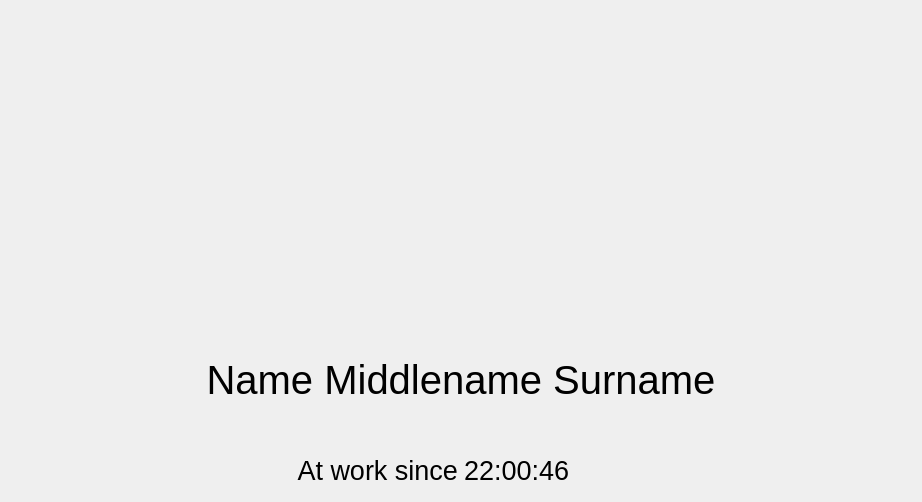
<?xml version="1.0" encoding="UTF-8"?>
<ui version="4.0">
 <class>ShowLastEventDialog</class>
 <widget class="QDialog" name="ShowLastEventDialog">
  <property name="geometry">
   <rect>
    <x>0</x>
    <y>0</y>
    <width>922</width>
    <height>502</height>
   </rect>
  </property>
  <property name="sizePolicy">
   <sizepolicy hsizetype="Preferred" vsizetype="Preferred">
    <horstretch>0</horstretch>
    <verstretch>0</verstretch>
   </sizepolicy>
  </property>
  <property name="windowTitle">
   <string>Dialog</string>
  </property>
  <property name="autoFillBackground">
   <bool>true</bool>
  </property>
  <layout class="QGridLayout" name="gridLayout_2">
   <item row="0" column="0">
    <layout class="QGridLayout" name="gridLayout">
     <item row="2" column="0" colspan="2">
      <widget class="QLabel" name="PibLabel">
       <property name="font">
        <font>
         <pointsize>30</pointsize>
        </font>
       </property>
       <property name="text">
        <string>Name Middlename Surname</string>
       </property>
       <property name="alignment">
        <set>Qt::AlignCenter</set>
       </property>
      </widget>
     </item>
     <item row="4" column="0">
      <widget class="QLabel" name="statusLabel">
       <property name="font">
        <font>
         <pointsize>20</pointsize>
        </font>
       </property>
       <property name="text">
        <string>At work since</string>
       </property>
       <property name="alignment">
        <set>Qt::AlignRight|Qt::AlignTrailing|Qt::AlignVCenter</set>
       </property>
      </widget>
     </item>
     <item row="4" column="1">
      <widget class="QLabel" name="timestampLabel">
       <property name="font">
        <font>
         <pointsize>20</pointsize>
        </font>
       </property>
       <property name="text">
        <string>22:00:46</string>
       </property>
      </widget>
     </item>
     <item row="0" column="0" colspan="2">
      <widget class="QLabel" name="labelForPixmap">
       <property name="minimumSize">
        <size>
         <width>0</width>
         <height>300</height>
        </size>
       </property>
       <property name="text">
        <string/>
       </property>
       <property name="alignment">
        <set>Qt::AlignCenter</set>
       </property>
      </widget>
     </item>
     <item row="3" column="0">
      <spacer name="verticalSpacer">
       <property name="orientation">
        <enum>Qt::Vertical</enum>
       </property>
       <property name="sizeType">
        <enum>QSizePolicy::Fixed</enum>
       </property>
       <property name="sizeHint" stdset="0">
        <size>
         <width>20</width>
         <height>40</height>
        </size>
       </property>
      </spacer>
     </item>
     <item row="1" column="0">
      <spacer name="verticalSpacer_2">
       <property name="orientation">
        <enum>Qt::Vertical</enum>
       </property>
       <property name="sizeType">
        <enum>QSizePolicy::Fixed</enum>
       </property>
       <property name="sizeHint" stdset="0">
        <size>
         <width>20</width>
         <height>40</height>
        </size>
       </property>
      </spacer>
     </item>
    </layout>
   </item>
  </layout>
 </widget>
 <resources/>
 <connections/>
</ui>
